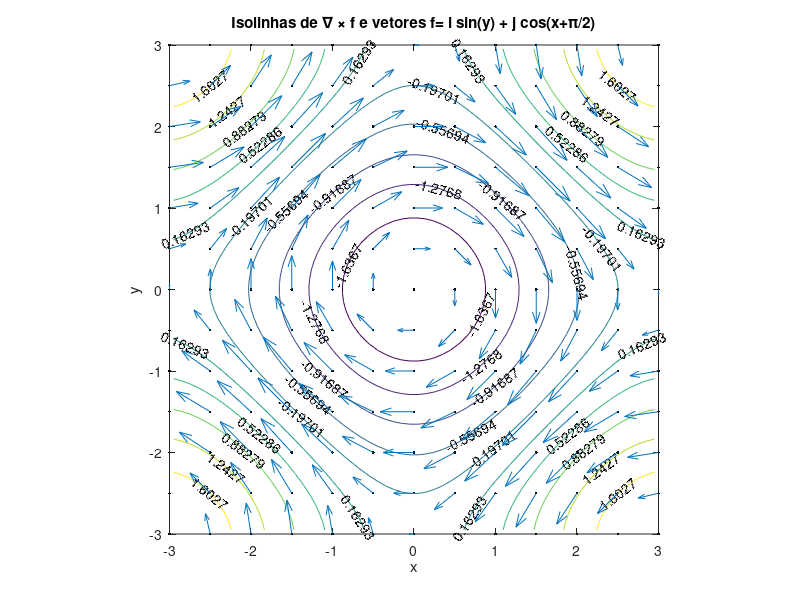

Reproduce this figure in MATLAB.
clear all; close all;
% Cria o espaco x,y
dx=.1;dy=.1;
[x,y]=meshgrid(-3:dx:3,-3:dy:3);
l=size(x);l=l(1);
% Neste caso f e uma funcao VETORIAL f= sin(y) i + cos(x+pi/2) j
fx=sin(y);
fy=cos(x+pi/2);
%repare que diff(fy,1,2) produz dfy/dx
Dx=diff(fy,1,2)/dx;
%repare que diff(fx,1,2) produz dfx/dy
Dy=diff(fx,1,1)/dy;
% note que a matriz do rotacional calculado numericamente
% e menor que o campo original pois se define como a diferenca
% entre os valores de f calculada ENTRE os pontos de x,y
Dx=Dx(1:l-1,:);
Dy=Dy(:,1:l-1);
% portanto precisamos criar xx,yy para podermos plotar o rotacional
[xx,yy]=meshgrid(-2.95:.1:2.95,-2.95:.1:2.95);
% O rotacional e um vetor que, NESTE CASO bi-dimensional
% so possui a componente k na direcao z
R=Dx-Dy;
% plota um a cada 5 pontos x,y
figure(3)
g=(1:5:l);
plot(x(g,g),y(g,g),'.k')
hold on
% plota as isolinhas de R
[c,h]=contour(xx,yy,R);
clabel(c,h);
% plota o vetor f, seleciona um a cada 10
quiver(x(g,g),y(g,g),fx(g,g),fy(g,g));
hold off
% completa o grafico
axis ('equal')
axis([-3 3 -3 3])
xlabel('x');ylabel('y')
title('Isolinhas de \nabla \times f e vetores f= i sin(y) + j cos(x+\pi/2)')
